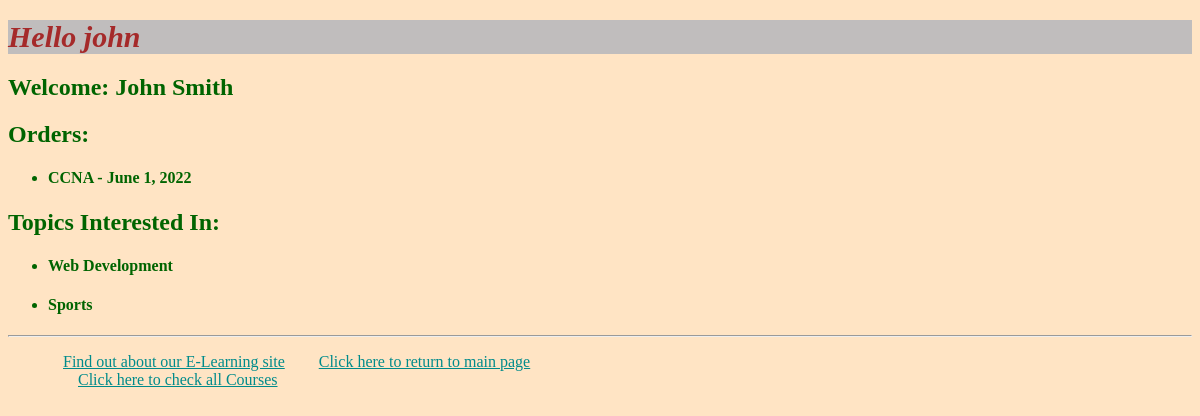
The app's page /myapp/myaccount/ (signed in) with its own data.
### myapp/models.py (models this page shows, shortened)
class Order(models.Model):
    ORDER_CHOICE = [(0, 'Cancelled'), (1, 'Order Confirmed')]
    course = models.ForeignKey(Course, on_delete=models.CASCADE)
    student = models.ForeignKey(Student, on_delete=models.CASCADE)
    levels = models.PositiveIntegerField()
    order_status = models.IntegerField(choices=ORDER_CHOICE, default="1")
    order_date = models.DateField(default=datetime.date.today)

class Course(models.Model):
    interested = models.PositiveIntegerField(default=0)
    stages = models.PositiveIntegerField(default=3)
    topic = models.ForeignKey(Topic, related_name='courses', on_delete=models.CASCADE)
    name = models.CharField(max_length=200)
    price = models.DecimalField(max_digits=10,decimal_places=2)
    for_everyone = models.BooleanField(default=True)
    description = models.TextField(max_length=300, null=True, blank=True)

class Topic(models.Model):
    name = models.CharField(max_length=200)
    category = models.CharField(max_length=200, blank=False, default="Development")

### myapp/views.py (the view)
# urls.py: path(r'myaccount/', views.myaccount, name='myaccount'),
@login_required(login_url='/myapp/login/')
def myaccount(request):
    username = request.user.username
    try:
        user = Student.objects.filter(username=username)
    except:
        user = None
    is_student = False
    orders = None
    if user:
        is_student = True
        orders = Order.objects.filter(student=user[0])
        topics = Student.objects.get(username=username).interested_in.values()
        return render(request, 'myapp/myaccount.html', {'is_student': is_student, 'orders': orders, 'topics': topics})
    return render(request, 'myapp/myaccount.html', {'is_student':is_student})

### myapp/templates/myapp/myaccount.html (shortened to what this page needs)
{% extends 'myapp/base.html' %}
{% block body_block %}
    {% if is_student %}
    <h2>Welcome: {{request.user.first_name}} {{request.user.last_name}}</h2></h2>
    {% else %}
    <h2>You're not a registered student</h2>
    {% endif %}
    {% if orders %}
    <h2>Orders: </h2>
    <ul>
    {% for order in orders %}
    <li><h4>{{order.course.name}} - {{order.order_date}}</h4>
    </li>
    {% endfor %}
    </ul>
    {% endif %}
    {% if topics %}
    <h2>Topics Interested In: </h2>
    <ul>
    {% for topic in topics %}
    <li><h4>{{topic.name}}</h4>
    </li>
    {% endfor %}
    </ul>
    {% endif %}
{% endblock %}

### myapp/templates/myapp/base.html (shortened to what this page needs)
<!DOCTYPE html>
{% load static %}
<html>
<head>
<link rel="stylesheet" type="text/css" href="{% static 'myapp/style.css' %}" />
</head>
<body>
<div>
<h1>{% block myhdg %}Hello {{request.user.username}} {% endblock %}</h1>
{% block body_block %}*** {% endblock %}
</div>
<hr />
<div>
<ul>
<li class="hbar1"><a href="/myapp/about/">Find out about our E-Learning site</a></li>
<li class="hbar1"><a href = "{% url 'myapp:index' %}">Click here to return to main page</a><br/></li>
<li class="hbar1"><a href = "{% url 'myapp:courses' %}">Click here to check all Courses</a><br/></li>
</ul>
</div>
</body>
</html>

### myapp/static/myapp/style.css (style rules this page uses)
body { background-color: bisque; color: darkgreen; }
a { color: darkcyan; }
h1 { background-color: #c0bdbd; font-size: 30px; color: brown; font-style: italic; position: center; }
.hbar1 { display: inline; margin: 15px; }

### records on screen
Order: course.name "CCNA", order_date "June 1, 2022"
Topic: name "Web Development"
Topic: name "Sports"

### other values on screen
{{ request.user.username }} "john"
{{ request.user.first_name }} "John"
{{ request.user.last_name }} "Smith"
